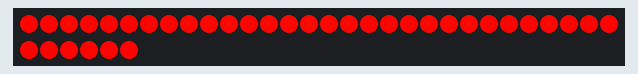
Recording of a sketch running on a simulated Arduino Uno, built with avr-gcc and run on an emulated ATmega328P. Shown: 36 RGB LEDs in strip order, left to right, continuing on the next row.

Above: at 0.01 s.
At 1.81 s:
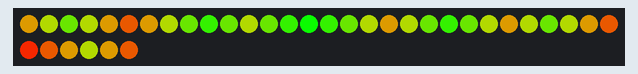
At 2.87 s:
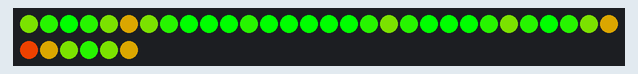
At 16.75 s:
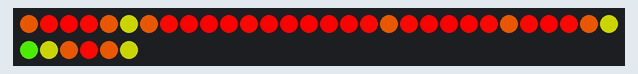
At 28.31 s:
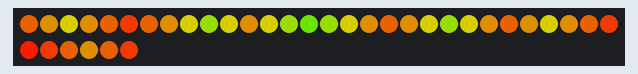
At 39.86 s:
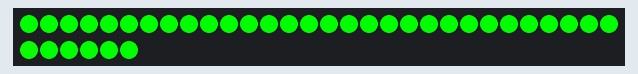

The sketch:

fade.ino
```cpp
/// Author: Raphael Nepomuceno <raphael.nepomuceno@protonmail.com>

#include <Adafruit_NeoPixel.h>

#define LED_PIN (8)

#define ROWS (6)
#define COLS (6)

#define CX (2)
#define CY (3)

#define MS_PER_TICK (50)
#define TICKS_PER_SWAP (100)

Adafruit_NeoPixel pixels =
    Adafruit_NeoPixel(ROWS * COLS, LED_PIN, NEO_GRB + NEO_KHZ800);

// Helper functions {{{

#define IN_RANGE(__x, __lower, __upper) (__x >= __lower && __x < __upper)

/// Gets the value at the specified point. If the point is out of bounds,
/// returns 0.
unsigned char get_at(unsigned char *world, int x, int y, int columns,
                     int rows) {
  int at = y * rows + x;

  return IN_RANGE(at, 0, columns * rows) ? world[at] : 0;
}

/// Sets the value at the specified point. If the point is out of bounds, this
/// function does nothing.
void set_at(unsigned char *world, unsigned char value, int x, int y,
            int columns, int rows) {
  int at = y * rows + x;

  if (IN_RANGE(at, 0, columns * rows))
    world[at] = value;
}
// }}}

void setup() { pixels.begin(); }

bool increase = true;

unsigned char buf[ROWS * COLS] = {
    000, 000, 000, 000, 000, 000, //
    000, 000, 000, 000, 000, 000, //
    000, 000, 000, 000, 000, 000, //
    000, 000, 000, 000, 000, 000, //
    000, 000, 000, 000, 000, 000, //
    000, 000, 000, 000, 000, 000, //
};

char distance(char x, char y, char cx, char cy) {
  return abs(x - cx) + abs(y - cy);
}

void loop() {
  char reference = max(distance(0, 0, CX, CY),        // Top left
                       distance(ROWS, COLS, CX, CY)); // Bottom right

  for (int y = 0; y < ROWS; ++y)
    for (int x = 0; x < COLS; ++x) {
      char d = reference - distance(x, y, 2, 2);
      int color = get_at(buf, x, y, COLS, ROWS);

      if (increase)
        color += d;
      else
        color -= d;

      if (color > 255)
        color = 255;
      else if (color < 0)
        color = 0;

      set_at(buf, color, x, y, COLS, ROWS);

      // Color = 255 => Green
      // Color =   0 => Red
      set_pixel(x, y, 255 - color, color, 0);
    }

  unsigned char r = distance(0, 0, CX, CY) == reference
                        ? get_at(buf, 0, 0, COLS, ROWS)
                        : get_at(buf, COLS - 1, ROWS - 1, COLS, ROWS);

  if (r == 255 || r == 0)
    increase ^= true;

  pixels.show();

  delay(MS_PER_TICK);
}

void set_pixel(int x, int y, int r, int g, int b) {
  // Odd rows are counted backwartds.
  if (y % 2 == 1)
    x = (COLS - 1) - x;

  pixels.setPixelColor(COLS * y + x, pixels.Color(r, g, b));
}
```
